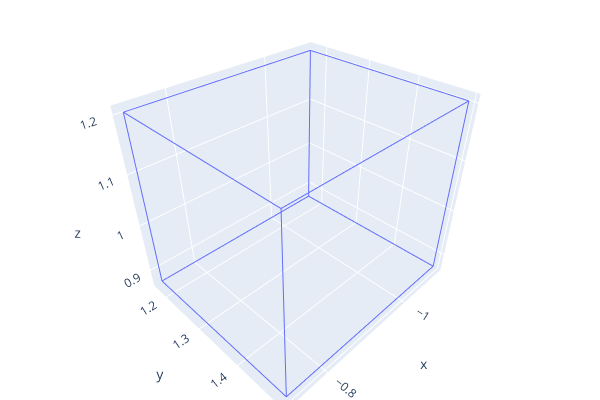

The notebook cell this image was saved under:
### Code cell
import numpy as np
import open3d as o3d
bbox_match = re.search(r'\[([\d\-\., ]+)\]', output)
if bbox_match:
    # convert bbox_match to numpy array
    bbox_str = bbox_match.group(1)
    bbox_array = np.fromstring(bbox_str, sep=',')
    print(bbox_array)  
    center_point = bbox_array[:3]
    min_bound = center_point - bbox_array[3:] / 2
    max_bound = center_point + bbox_array[3:] / 2
    print(min_bound, max_bound)

    bbox = o3d.geometry.AxisAlignedBoundingBox(min_bound, max_bound)
    bbox_lines = o3d.geometry.LineSet.create_from_axis_aligned_bounding_box(bbox)
    # o3d.visualization.draw_plotly([bbox_lines])

### Figure 1 — Plotly figure (JSON) as saved in the notebook; plotly's stock layout.template omitted (floating-point values rounded to 4 significant figures)
{"data": [{"mode": "lines", "type": "scatter3d", "x": [-1.105, -0.7235, null, -0.7235, -0.7235, null, -0.7235, -1.105, null, -1.105, -1.105, null, -1.105, -0.7235, null, -0.7235, -0.7235, null, -0.7235, -1.105, null, -1.105, -1.105, null, -1.105, -1.105, null, -0.7235, -0.7235, null, -0.7235, -0.7235, null, -1.105, -1.105, null], "y": [1.17, 1.17, null, 1.17, 1.496, null, 1.496, 1.496, null, 1.496, 1.17, null, 1.17, 1.17, null, 1.17, 1.496, null, 1.496, 1.496, null, 1.496, 1.17, null, 1.17, 1.17, null, 1.17, 1.17, null, 1.496, 1.496, null, 1.496, 1.496, null], "z": [0.872, 0.872, null, 0.872, 0.872, null, 0.872, 0.872, null, 0.872, 0.872, null, 1.204, 1.204, null, 1.204, 1.204, null, 1.204, 1.204, null, 1.204, 1.204, null, 0.872, 1.204, null, 0.872, 1.204, null, 0.872, 1.204, null, 0.872, 1.204, null]}], "layout": {"height": 400, "margin": {"b": 0, "l": 0, "r": 0, "t": 0}, "scene": {"camera": {"center": {"x": 0, "y": 0, "z": 0}, "up": {"x": 0, "y": 0, "z": 1}}}, "showlegend": false, "width": 600}}
